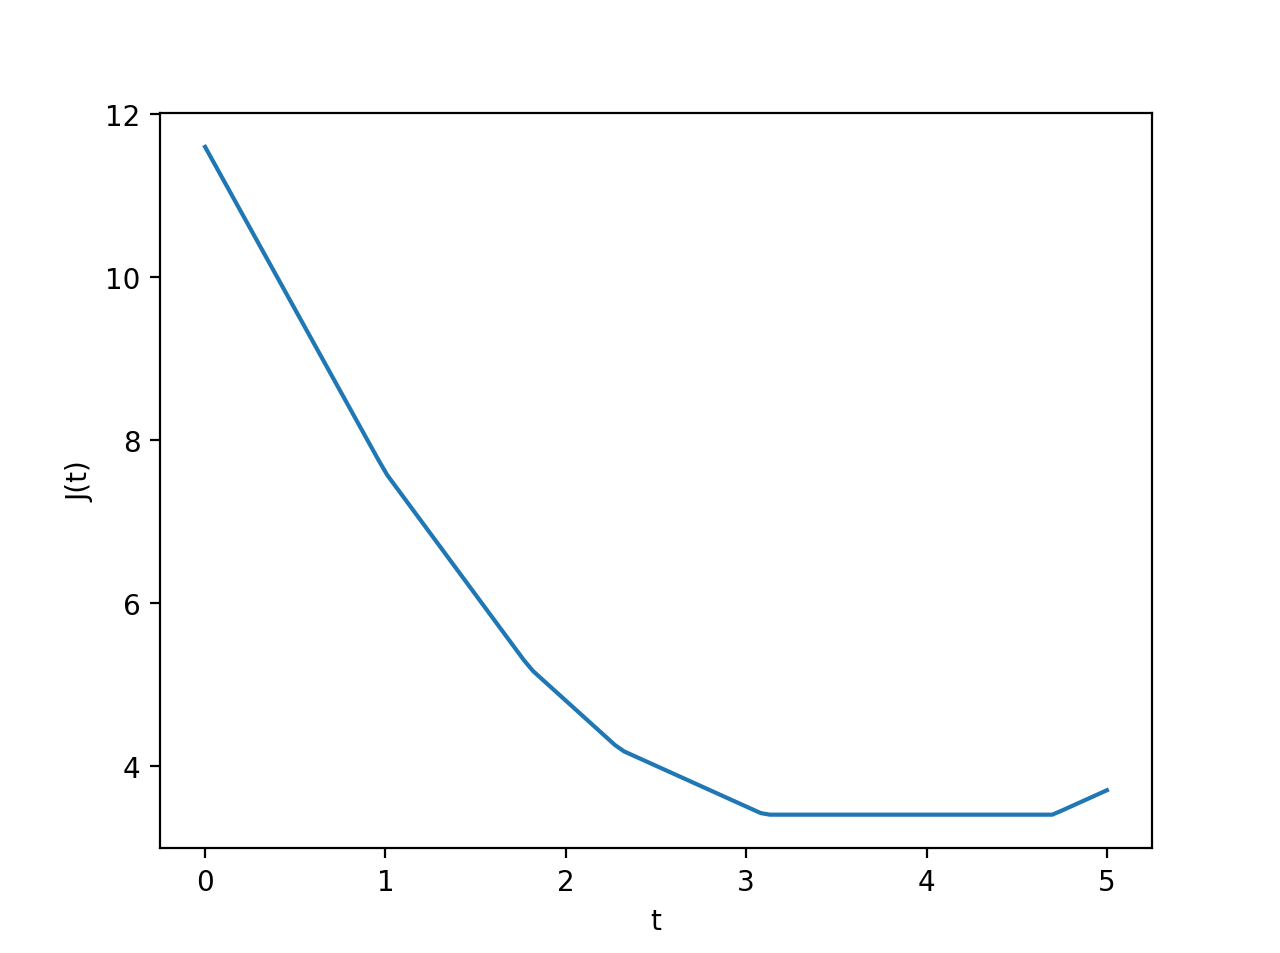

Python code for this plot:
# -*- coding: utf-8 -*-
"""
Created on 2019-03-31 17:26:26
@Author: ZHAO Lingfeng
@Version : 0.0.1
"""
import numpy as np
from matplotlib import pyplot as plt

x = np.fromstring("0 1.3 2.1 2.8 4.2 5.7", sep=' ')
y = np.fromstring("-1 -1 -1 1 -1 1", sep=' ')


t = np.linspace(0, 5, 100)[:, None]
z = x - t
y_hat = np.where(z > 0, 1, -1)

J = np.sum(np.maximum(0, 1 - y*z), axis=1)

plt.figure(dpi=200)
plt.plot(t, J)
plt.xlabel('t')
plt.ylabel('J(t)')
plt.show()
